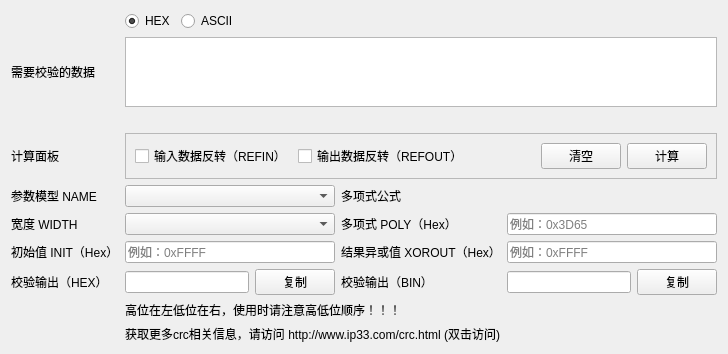
<?xml version="1.0" encoding="UTF-8"?>
<ui version="4.0">
 <class>CRCCalculator</class>
 <widget class="QWidget" name="CRCCalculator">
  <property name="geometry">
   <rect>
    <x>0</x>
    <y>0</y>
    <width>728</width>
    <height>349</height>
   </rect>
  </property>
  <property name="windowTitle">
   <string>CRC计算器</string>
  </property>
  <layout class="QGridLayout" name="gridLayout">
   <item row="6" column="1" colspan="2">
    <widget class="QLineEdit" name="lineEditInit">
     <property name="placeholderText">
      <string>例如：0xFFFF</string>
     </property>
    </widget>
   </item>
   <item row="6" column="0">
    <widget class="QLabel" name="label_6">
     <property name="text">
      <string>初始值 INIT（Hex）</string>
     </property>
    </widget>
   </item>
   <item row="7" column="1">
    <widget class="QLineEdit" name="lineEditOutputHex"/>
   </item>
   <item row="1" column="1" colspan="5">
    <widget class="QTextEdit" name="textEdit">
     <property name="html">
      <string>&lt;!DOCTYPE HTML PUBLIC &quot;-//W3C//DTD HTML 4.0//EN&quot; &quot;http://www.w3.org/TR/REC-html40/strict.dtd&quot;&gt;
&lt;html&gt;&lt;head&gt;&lt;meta name=&quot;qrichtext&quot; content=&quot;1&quot; /&gt;&lt;style type=&quot;text/css&quot;&gt;
p, li { white-space: pre-wrap; }
&lt;/style&gt;&lt;/head&gt;&lt;body style=&quot; font-family:'SimSun'; font-size:9pt; font-weight:400; font-style:normal;&quot;&gt;
&lt;p style=&quot;-qt-paragraph-type:empty; margin-top:0px; margin-bottom:0px; margin-left:0px; margin-right:0px; -qt-block-indent:0; text-indent:0px;&quot;&gt;&lt;br /&gt;&lt;/p&gt;&lt;/body&gt;&lt;/html&gt;</string>
     </property>
    </widget>
   </item>
   <item row="5" column="4" colspan="2">
    <widget class="QLineEdit" name="lineEditPoly">
     <property name="text">
      <string/>
     </property>
     <property name="placeholderText">
      <string>例如：0x3D65</string>
     </property>
    </widget>
   </item>
   <item row="9" column="1" colspan="5">
    <widget class="QLabel" name="labelInfo">
     <property name="styleSheet">
      <string notr="true"/>
     </property>
     <property name="text">
      <string>获取更多crc相关信息，请访问 http://www.ip33.com/crc.html (双击访问)</string>
     </property>
    </widget>
   </item>
   <item row="5" column="3">
    <widget class="QLabel" name="label_5">
     <property name="text">
      <string>多项式 POLY（Hex）</string>
     </property>
    </widget>
   </item>
   <item row="6" column="3">
    <widget class="QLabel" name="label_7">
     <property name="text">
      <string>结果异或值 XOROUT（Hex）</string>
     </property>
    </widget>
   </item>
   <item row="4" column="0">
    <widget class="QLabel" name="label">
     <property name="text">
      <string>参数模型 NAME</string>
     </property>
    </widget>
   </item>
   <item row="7" column="5">
    <widget class="QPushButton" name="pushButtonCopyBin">
     <property name="text">
      <string>复制</string>
     </property>
    </widget>
   </item>
   <item row="6" column="4" colspan="2">
    <widget class="QLineEdit" name="lineEditXOROUT">
     <property name="placeholderText">
      <string>例如：0xFFFF</string>
     </property>
    </widget>
   </item>
   <item row="7" column="0">
    <widget class="QLabel" name="label_8">
     <property name="text">
      <string>校验输出（HEX）</string>
     </property>
    </widget>
   </item>
   <item row="3" column="1" colspan="5">
    <widget class="QFrame" name="frame_2">
     <property name="frameShape">
      <enum>QFrame::StyledPanel</enum>
     </property>
     <property name="frameShadow">
      <enum>QFrame::Raised</enum>
     </property>
     <layout class="QHBoxLayout" name="horizontalLayout_2">
      <item>
       <widget class="QCheckBox" name="checkBoxRefIn">
        <property name="text">
         <string>输入数据反转（REFIN）</string>
        </property>
       </widget>
      </item>
      <item>
       <widget class="QCheckBox" name="checkBoxRefOut">
        <property name="text">
         <string>输出数据反转（REFOUT）</string>
        </property>
       </widget>
      </item>
      <item>
       <spacer name="horizontalSpacer_2">
        <property name="orientation">
         <enum>Qt::Horizontal</enum>
        </property>
        <property name="sizeHint" stdset="0">
         <size>
          <width>40</width>
          <height>20</height>
         </size>
        </property>
       </spacer>
      </item>
      <item>
       <widget class="QPushButton" name="pushButtonClear">
        <property name="text">
         <string>清空</string>
        </property>
       </widget>
      </item>
      <item>
       <widget class="QPushButton" name="pushButtonCalculate">
        <property name="text">
         <string>计算</string>
        </property>
       </widget>
      </item>
     </layout>
    </widget>
   </item>
   <item row="2" column="1" colspan="5">
    <widget class="QLabel" name="labelInputType">
     <property name="text">
      <string/>
     </property>
    </widget>
   </item>
   <item row="1" column="0">
    <widget class="QLabel" name="label_3">
     <property name="text">
      <string>需要校验的数据</string>
     </property>
    </widget>
   </item>
   <item row="0" column="1" colspan="5">
    <widget class="QFrame" name="frame">
     <property name="styleSheet">
      <string notr="true">QFrame {
	border:none
}</string>
     </property>
     <property name="frameShape">
      <enum>QFrame::StyledPanel</enum>
     </property>
     <property name="frameShadow">
      <enum>QFrame::Raised</enum>
     </property>
     <layout class="QHBoxLayout" name="horizontalLayout">
      <property name="leftMargin">
       <number>0</number>
      </property>
      <property name="topMargin">
       <number>0</number>
      </property>
      <property name="rightMargin">
       <number>0</number>
      </property>
      <property name="bottomMargin">
       <number>0</number>
      </property>
      <item>
       <widget class="QRadioButton" name="radioButtonHex">
        <property name="text">
         <string>HEX</string>
        </property>
        <property name="checked">
         <bool>true</bool>
        </property>
       </widget>
      </item>
      <item>
       <widget class="QRadioButton" name="radioButtonASCII">
        <property name="text">
         <string>ASCII</string>
        </property>
       </widget>
      </item>
      <item>
       <spacer name="horizontalSpacer">
        <property name="orientation">
         <enum>Qt::Horizontal</enum>
        </property>
        <property name="sizeHint" stdset="0">
         <size>
          <width>40</width>
          <height>20</height>
         </size>
        </property>
       </spacer>
      </item>
     </layout>
    </widget>
   </item>
   <item row="8" column="1" colspan="4">
    <widget class="QLabel" name="label_10">
     <property name="styleSheet">
      <string notr="true"/>
     </property>
     <property name="text">
      <string>高位在左低位在右，使用时请注意高低位顺序！！！</string>
     </property>
    </widget>
   </item>
   <item row="7" column="4">
    <widget class="QLineEdit" name="lineEditOutputBin"/>
   </item>
   <item row="5" column="0">
    <widget class="QLabel" name="label_2">
     <property name="text">
      <string>宽度 WIDTH</string>
     </property>
    </widget>
   </item>
   <item row="7" column="2">
    <widget class="QPushButton" name="pushButtonCopyHex">
     <property name="text">
      <string>复制</string>
     </property>
    </widget>
   </item>
   <item row="7" column="3">
    <widget class="QLabel" name="label_9">
     <property name="text">
      <string>校验输出（BIN）</string>
     </property>
    </widget>
   </item>
   <item row="5" column="1" colspan="2">
    <widget class="QComboBox" name="comboBoxWidth"/>
   </item>
   <item row="4" column="1" colspan="2">
    <widget class="QComboBox" name="comboBoxName"/>
   </item>
   <item row="4" column="3">
    <widget class="QLabel" name="label_4">
     <property name="text">
      <string>多项式公式</string>
     </property>
    </widget>
   </item>
   <item row="4" column="4" colspan="2">
    <widget class="QLabel" name="labelPolyFormula">
     <property name="text">
      <string/>
     </property>
    </widget>
   </item>
   <item row="3" column="0">
    <widget class="QLabel" name="label_11">
     <property name="text">
      <string>计算面板</string>
     </property>
    </widget>
   </item>
  </layout>
  <zorder>label_6</zorder>
  <zorder>lineEditOutputHex</zorder>
  <zorder>textEdit</zorder>
  <zorder>lineEditPoly</zorder>
  <zorder>labelInfo</zorder>
  <zorder>label_5</zorder>
  <zorder>label_7</zorder>
  <zorder>label</zorder>
  <zorder>pushButtonCopyBin</zorder>
  <zorder>lineEditXOROUT</zorder>
  <zorder>label_8</zorder>
  <zorder>frame_2</zorder>
  <zorder>comboBoxName</zorder>
  <zorder>labelInputType</zorder>
  <zorder>label_3</zorder>
  <zorder>frame</zorder>
  <zorder>label_10</zorder>
  <zorder>lineEditOutputBin</zorder>
  <zorder>label_2</zorder>
  <zorder>pushButtonCopyHex</zorder>
  <zorder>label_9</zorder>
  <zorder>comboBoxWidth</zorder>
  <zorder>lineEditInit</zorder>
  <zorder>label_4</zorder>
  <zorder>labelPolyFormula</zorder>
  <zorder>label_11</zorder>
 </widget>
 <resources/>
 <connections>
  <connection>
   <sender>pushButtonClear</sender>
   <signal>clicked()</signal>
   <receiver>textEdit</receiver>
   <slot>clear()</slot>
   <hints>
    <hint type="sourcelabel">
     <x>578</x>
     <y>165</y>
    </hint>
    <hint type="destinationlabel">
     <x>560</x>
     <y>71</y>
    </hint>
   </hints>
  </connection>
  <connection>
   <sender>pushButtonCopyHex</sender>
   <signal>clicked()</signal>
   <receiver>lineEditOutputHex</receiver>
   <slot>selectAll()</slot>
   <hints>
    <hint type="sourcelabel">
     <x>304</x>
     <y>287</y>
    </hint>
    <hint type="destinationlabel">
     <x>236</x>
     <y>290</y>
    </hint>
   </hints>
  </connection>
  <connection>
   <sender>pushButtonCopyHex</sender>
   <signal>clicked()</signal>
   <receiver>lineEditOutputHex</receiver>
   <slot>copy()</slot>
   <hints>
    <hint type="sourcelabel">
     <x>333</x>
     <y>296</y>
    </hint>
    <hint type="destinationlabel">
     <x>201</x>
     <y>297</y>
    </hint>
   </hints>
  </connection>
  <connection>
   <sender>pushButtonCopyBin</sender>
   <signal>clicked()</signal>
   <receiver>lineEditOutputBin</receiver>
   <slot>selectAll()</slot>
   <hints>
    <hint type="sourcelabel">
     <x>671</x>
     <y>288</y>
    </hint>
    <hint type="destinationlabel">
     <x>622</x>
     <y>289</y>
    </hint>
   </hints>
  </connection>
  <connection>
   <sender>pushButtonCopyBin</sender>
   <signal>clicked()</signal>
   <receiver>lineEditOutputBin</receiver>
   <slot>copy()</slot>
   <hints>
    <hint type="sourcelabel">
     <x>662</x>
     <y>295</y>
    </hint>
    <hint type="destinationlabel">
     <x>616</x>
     <y>295</y>
    </hint>
   </hints>
  </connection>
  <connection>
   <sender>radioButtonHex</sender>
   <signal>clicked()</signal>
   <receiver>textEdit</receiver>
   <slot>clear()</slot>
   <hints>
    <hint type="sourcelabel">
     <x>149</x>
     <y>20</y>
    </hint>
    <hint type="destinationlabel">
     <x>149</x>
     <y>43</y>
    </hint>
   </hints>
  </connection>
 </connections>
</ui>
